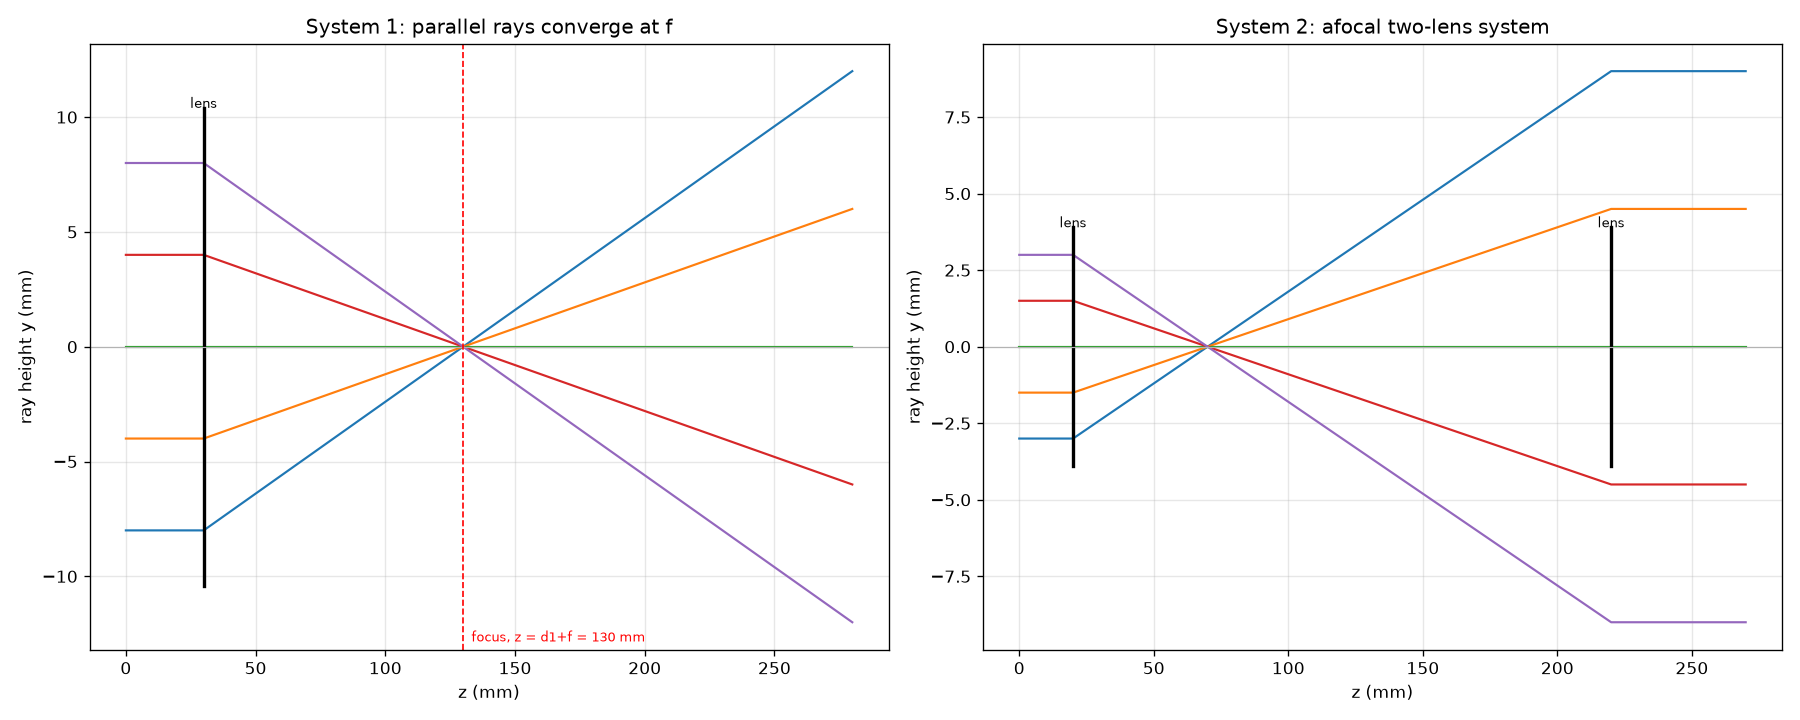

Reproduce this figure in Python.
"""module-7 -- ray_tracer.py  (Computational Exercise: ABCD Ray Tracer)

Two systems, both built from nothing but propagation_matrix and
thin_lens_matrix (abcd_optics.py):

  1. free space -> lens -> free space.
     Launch several parallel rays (theta = 0) at different heights and check
     that they converge at a distance f past the lens -- exactly, within this
     linear (paraxial, ideal-lens) model. Real lenses only do this
     approximately, because real lenses have aberrations this model omits.

  2. lens -> space -> lens : a two-lens AFOCAL system (space = f1 + f2).
     Parallel rays in should come out parallel (theta_out = 0) and scaled in
     height by -f2/f1 -- predicted from the system matrix before a single ray
     is traced, then confirmed ray by ray.
"""

import numpy as np
import matplotlib.pyplot as plt

from abcd_optics import (propagation_matrix, thin_lens_matrix, system_matrix,
                         propagate, trace_ray, lens_positions)


def find_focus(elements, y0s, n=4000):
    """Grid-search the z of minimum ray-height spread (no knowledge of f used)."""
    traces = [trace_ray(y0, 0.0, elements, samples_per_space=400) for y0 in y0s]
    zmax = max(t[0][-1] for t in traces)
    zg = np.linspace(0.0, zmax, n)
    Y = np.array([np.interp(zg, z, y) for z, y in traces])
    spread = Y.max(axis=0) - Y.min(axis=0)
    i = np.argmin(spread)
    return zg[i], spread[i]


def main():
    print("=" * 78)
    print("SYSTEM 1 -- free space -> lens -> free space")
    print("=" * 78)
    D1, F, D2 = 30.0, 100.0, 250.0          # mm
    elements1 = [("space", D1), ("lens", F), ("space", D2)]
    y0s = np.array([-8.0, -4.0, 0.0, 4.0, 8.0])

    print(f"lens f = {F} mm at z = {D1} mm;  parallel rays (theta=0) at "
          f"heights {[float(y) for y in y0s]} mm")
    z_pred = D1 + F
    traces1 = [trace_ray(y0, 0.0, elements1) for y0 in y0s]
    y_at_pred = [np.interp(z_pred, z, y) for z, y in traces1]
    print(f"\npredicted focus at z = d1 + f = {z_pred:.1f} mm")
    print(f"   ray heights there: {[f'{y:.2e}' for y in y_at_pred]} mm  "
          f"(all ~0 -- exact in this ideal-lens model)")

    z_found, spread_found = find_focus(elements1, y0s)
    print(f"\ngrid search (no f used): minimum spread {spread_found:.2e} mm "
          f"found at z = {z_found:.2f} mm")
    print(f"   matches d1 + f = {z_pred:.1f} mm to within the search grid "
          f"resolution")
    print()
    print("Within THIS model the convergence is exact -- it's a linear map, so")
    print("y(z) = y0 (1 - (z-d1)/f) is exactly zero at z = d1+f for every y0.")
    print("Real lenses only converge parallel rays APPROXIMATELY at f, because")
    print("real lenses are not perfectly described by this ideal 2x2 matrix")
    print("(spherical/chromatic aberration live outside the paraxial model).")

    # ---- system 2: two-lens afocal system ------------------------------
    print()
    print("=" * 78)
    print("SYSTEM 2 -- lens -> space (f1+f2) -> lens  (afocal / telescope)")
    print("=" * 78)
    F1, F2 = 50.0, 150.0
    D = F1 + F2
    elements2 = [("space", 20.0), ("lens", F1), ("space", D),
                ("lens", F2), ("space", 50.0)]
    M2 = system_matrix(elements2)
    A, B, C, Dd = M2[0, 0], M2[0, 1], M2[1, 0], M2[1, 1]
    print(f"f1 = {F1} mm, f2 = {F2} mm, lens spacing = f1+f2 = {D} mm")
    print(f"system matrix M = [[{A:.6f}, {B:.4f}], [{C:.2e}, {Dd:.6f}]]")
    print(f"   predicted (by hand): A = -f2/f1 = {-F2/F1:.6f},  C = 0")
    print(f"   -> parallel rays in (theta=0) should stay parallel (theta_out=0)")
    print(f"      and scale in height by A = {A:.4f}  (a factor of "
          f"{F2/F1:.1f}x, inverted)")
    print()

    y0s2 = np.array([-3.0, -1.5, 0.0, 1.5, 3.0])
    print(f"{'y_in (mm)':>10} {'y_out predicted':>17} {'y_out traced':>14} "
          f"{'theta_out traced':>18}")
    for y0 in y0s2:
        y_out, th_out = propagate([y0, 0.0], elements2)
        print(f"{y0:>10.2f} {A*y0:>17.4f} {y_out:>14.4f} {th_out:>18.2e}")
    print()
    print("Every ray comes out parallel (theta_out ~ 0) and at height A*y_in --")
    print("predicted from the matrix alone, then matched ray by ray. This")
    print("is the working principle of a Keplerian beam expander / telescope:")
    print(f"collimated light in, collimated light out, beam size x{F2/F1:.0f}, "
          "image inverted.")
    print("=" * 78)

    _plot(elements1, y0s, z_pred, elements2, y0s2)


def _plot(elements1, y0s, z_pred, elements2, y0s2):
    fig, (ax1, ax2) = plt.subplots(1, 2, figsize=(15, 6))

    for ax, elements, y0s_, title in [
        (ax1, elements1, y0s, "System 1: parallel rays converge at f"),
        (ax2, elements2, y0s2, "System 2: afocal two-lens system"),
    ]:
        for y0 in y0s_:
            z, y = trace_ray(y0, 0.0, elements)
            ax.plot(z, y, lw=1.3)
        for zl in lens_positions(elements):
            ymax = max(abs(y0_) for y0_ in y0s_) * 1.3
            ax.plot([zl, zl], [-ymax, ymax], color="k", lw=2)
            ax.annotate("lens", (zl, ymax), ha="center", fontsize=8)
        ax.axhline(0, color="0.7", lw=0.7)
        ax.set_xlabel("z (mm)"); ax.set_ylabel("ray height y (mm)")
        ax.set_title(title)
        ax.grid(True, alpha=0.3)

    ax1.axvline(z_pred, color="r", ls="--", lw=1)
    ax1.annotate(f"focus, z = d1+f = {z_pred:.0f} mm", (z_pred, ax1.get_ylim()[0]),
                 xytext=(5, 5), textcoords="offset points", color="r", fontsize=8)

    fig.tight_layout()
    fig.savefig("ray_tracer.png", dpi=120)


if __name__ == "__main__":
    main()
    plt.show()
